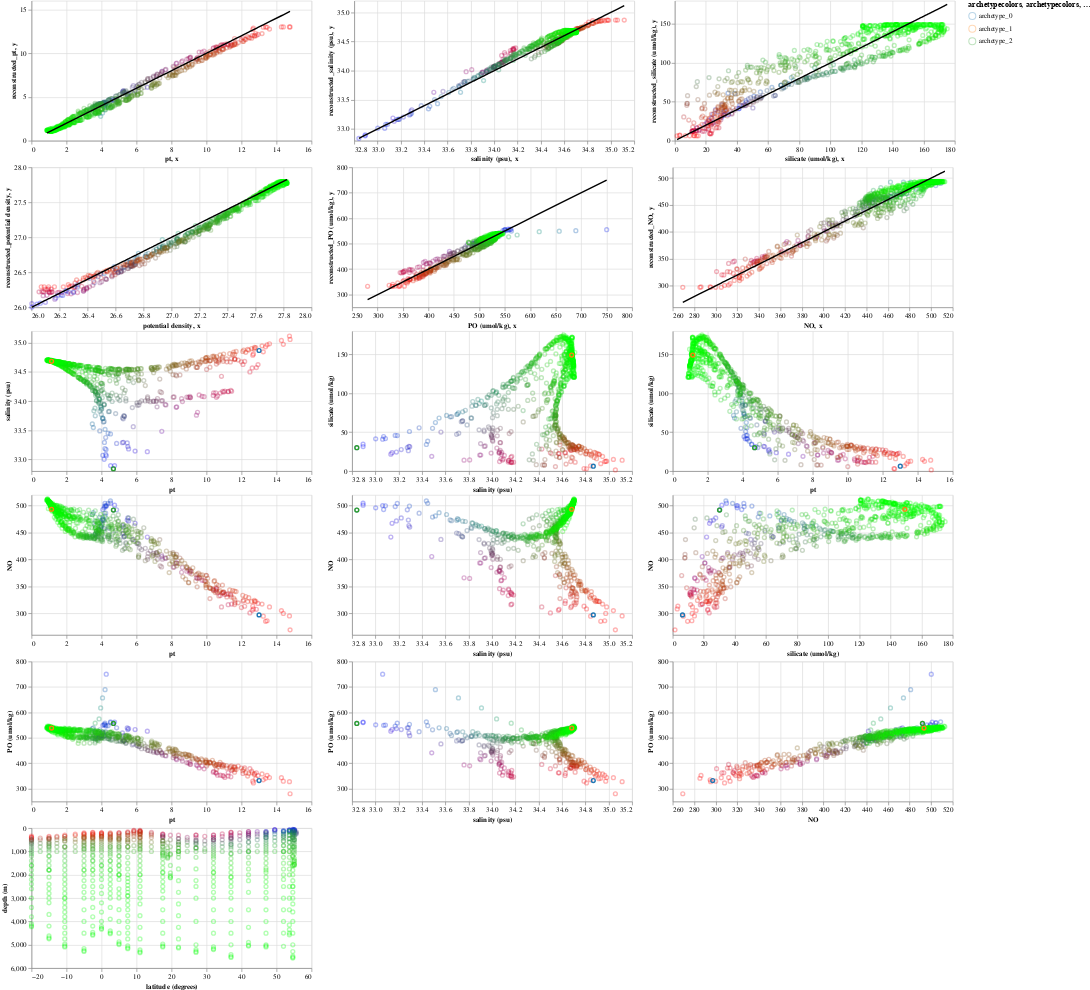

The notebook cell this image was saved under:
### Markdown cell above
View altair interactive visualizations

### Code cell
import altair as alt

OBS_DF = remapnames_df #data frame for observations
ARCHETYPES_DF = archetypes_df #data frame for archetypes
INTERVAL_SELECTION = alt.selection_interval()
CHART_WIDTH=400
CHART_HEIGHT=200
TSNE_HEIGHTFRAC=0.4
TSNE_WIDTHFRAC=0.2
FONTSIZE=10
PADDING_GUESS=45 #additional padding to subtract off


#convenience functions to turn off default altair behaviour of including
# zero in the axis even if no points are at 0
def nozero_xaxis(field_name):
  return alt.X(field_name, scale=alt.Scale(zero=False))

def nozero_yaxis(field_name, domain=None):
  if (domain is None):
    return alt.Y(field_name, scale=alt.Scale(zero=False))
  else:
    return alt.Y(field_name, scale=alt.Scale(zero=False, domain=domain))


#define the color property that will be shared for the scatterplots/legend
color = alt.condition(INTERVAL_SELECTION, 'archetypecolors', alt.value('lightgray'),
                      scale=None)
#color = alt.condition(COMPOSED_SELECTION, 'squared_errors', alt.value('lightgray'))

tooltip_columns = (
    ['latitude (degrees)', 'longitude (degrees)', 'depth (m)']
   +['archetype_'+str(i) for i in range(NUM_ENDMEMBERS)]
   +[prefix+x for x in COLUMNS_TO_COMPARE for prefix in ['', 'reconstructed_']])

#base chart for displaying the observed points
obs_basechart = alt.Chart(OBS_DF).mark_point(opacity=0.3).encode(
  color=color,
  tooltip=tooltip_columns
).properties(width=CHART_WIDTH,
             height=CHART_HEIGHT).add_selection(INTERVAL_SELECTION)

#base chart for displaying the archetypes
archetype_basechart = alt.Chart(ARCHETYPES_DF).mark_point(opacity=1).encode(
    color=alt.Color("archetype", scale=alt.Scale(scheme="category10") ) ).properties(
        width=CHART_WIDTH, height=CHART_HEIGHT)

def create_scatter_obsonly(xaxis, yaxis):
  diagonal_df = pandas.DataFrame({'x': OBS_DF[xaxis], 'y': OBS_DF[xaxis]})
  return (obs_basechart.encode(nozero_xaxis(xaxis), nozero_yaxis(yaxis))
          + alt.Chart(diagonal_df).mark_line().encode(x='x', y='y', color=alt.value('black') ))

def create_scatter(xaxis, yaxis):
  return obs_basechart.encode(nozero_xaxis(xaxis), nozero_yaxis(yaxis)) + archetype_basechart.encode(nozero_xaxis(xaxis), nozero_yaxis(yaxis))
  #return archetype_basechart.encode(nozero_xaxis(xaxis), nozero_yaxis(yaxis))


#compose the whole layout
alt.vconcat(

(create_scatter_obsonly('pt', 'reconstructed_pt')
| create_scatter_obsonly('salinity (psu)', 'reconstructed_salinity (psu)')
| create_scatter_obsonly('silicate (umol/kg)', 'reconstructed_silicate (umol/kg)')),

(create_scatter_obsonly('potential density', 'reconstructed_potential density')
| create_scatter_obsonly('PO (umol/kg)', 'reconstructed_PO (umol/kg)')
| create_scatter_obsonly('NO', 'reconstructed_NO')),

(create_scatter('pt','salinity (psu)')
| create_scatter('salinity (psu)', 'silicate (umol/kg)')
| create_scatter('pt','silicate (umol/kg)')),

(create_scatter('pt','NO')
| create_scatter('salinity (psu)', 'NO')
| create_scatter('silicate (umol/kg)','NO')),
 
(create_scatter('pt','PO (umol/kg)')
| create_scatter('salinity (psu)', 'PO (umol/kg)')
| create_scatter('NO', 'PO (umol/kg)')),

(obs_basechart.encode(nozero_xaxis('latitude (degrees)'),
             nozero_yaxis('depth (m)', domain=(6000, 0))))

).configure_axis(labelFontSize=FONTSIZE,
                 titleFontSize=FONTSIZE).properties(padding=0, spacing=0)
# the padding/spacing doesn't propagate to subcharts propertly

### Figure 1 — Vega-Lite specification as saved in the notebook (floating-point values rounded to 4 significant figures; data arrays with more than 128 entries replaced by an {"elided": "..."} marker saying what was removed)
{"config": {"view": {"continuousWidth": 400, "continuousHeight": 300}, "axis": {"labelFontSize": 10, "titleFontSize": 10}}, "vconcat": [{"hconcat": [{"layer": [{"data": {"name": "data-364d89469cb2de64cd54100d55000ecd"}, "mark": {"type": "point", "opacity": 0.3}, "encoding": {"color": {"condition": {"type": "nominal", "field": "archetypecolors", "scale": null, "selection": "selector014"}, "value": "lightgray"}, "tooltip": [{"type": "quantitative", "field": "latitude (degrees)"}, {"type": "quantitative", "field": "longitude (degrees)"}, {"type": "quantitative", "field": "depth (m)"}, {"type": "quantitative", "field": "archetype_0"}, {"type": "quantitative", "field": "archetype_1"}, {"type": "quantitative", "field": "archetype_2"}, {"type": "quantitative", "field": "pt"}, {"type": "quantitative", "field": "reconstructed_pt"}, {"type": "quantitative", "field": "salinity (psu)"}, {"type": "quantitative", "field": "reconstructed_salinity (psu)"}, {"type": "quantitative", "field": "silicate (umol/kg)"}, {"type": "quantitative", "field": "reconstructed_silicate (umol/kg)"}, {"type": "quantitative", "field": "potential density"}, {"type": "quantitative", "field": "reconstructed_potential density"}, {"type": "quantitative", "field": "PO (umol/kg)"}, {"type": "quantitative", "field": "reconstructed_PO (umol/kg)"}, {"type": "quantitative", "field": "NO"}, {"type": "quantitative", "field": "reconstructed_NO"}], "x": {"type": "quantitative", "field": "pt", "scale": {"zero": false}}, "y": {"type": "quantitative", "field": "reconstructed_pt", "scale": {"zero": false}}}, "height": 200, "selection": {"selector014": {"type": "interval"}}, "width": 400}, {"data": {"name": "data-815f80e93cb2b82ede55594f08cbc0f7"}, "mark": "line", "encoding": {"color": {"value": "black"}, "x": {"type": "quantitative", "field": "x"}, "y": {"type": "quantitative", "field": "y"}}}]}, {"layer": [{"data": {"name": "data-364d89469cb2de64cd54100d55000ecd"}, "mark": {"type": "point", "opacity": 0.3}, "encoding": {"color": {"condition": {"type": "nominal", "field": "archetypecolors", "scale": null, "selection": "selector014"}, "value": "lightgray"}, "tooltip": [{"type": "quantitative", "field": "latitude (degrees)"}, {"type": "quantitative", "field": "longitude (degrees)"}, {"type": "quantitative", "field": "depth (m)"}, {"type": "quantitative", "field": "archetype_0"}, {"type": "quantitative", "field": "archetype_1"}, {"type": "quantitative", "field": "archetype_2"}, {"type": "quantitative", "field": "pt"}, {"type": "quantitative", "field": "reconstructed_pt"}, {"type": "quantitative", "field": "salinity (psu)"}, {"type": "quantitative", "field": "reconstructed_salinity (psu)"}, {"type": "quantitative", "field": "silicate (umol/kg)"}, {"type": "quantitative", "field": "reconstructed_silicate (umol/kg)"}, {"type": "quantitative", "field": "potential density"}, {"type": "quantitative", "field": "reconstructed_potential density"}, {"type": "quantitative", "field": "PO (umol/kg)"}, {"type": "quantitative", "field": "reconstructed_PO (umol/kg)"}, {"type": "quantitative", "field": "NO"}, {"type": "quantitative", "field": "reconstructed_NO"}], "x": {"type": "quantitative", "field": "salinity (psu)", "scale": {"zero": false}}, "y": {"type": "quantitative", "field": "reconstructed_salinity (psu)", "scale": {"zero": false}}}, "height": 200, "selection": {"selector014": {"type": "interval"}}, "width": 400}, {"data": {"name": "data-2e22cb01268594fae621a1c81415c6df"}, "mark": "line", "encoding": {"color": {"value": "black"}, "x": {"type": "quantitative", "field": "x"}, "y": {"type": "quantitative", "field": "y"}}}]}, {"layer": [{"data": {"name": "data-364d89469cb2de64cd54100d55000ecd"}, "mark": {"type": "point", "opacity": 0.3}, "encoding": {"color": {"condition": {"type": "nominal", "field": "archetypecolors", "scale": null, "selection": "selector014"}, "value": "lightgray"}, "tooltip": [{"type": "quantitative", "field": "latitude (degrees)"}, {"type": "quantitative", "field": "longitude (degrees)"}, {"type": "quantitative", "field": "depth (m)"}, {"type": "quantitative", "field": "archetype_0"}, {"type": "quantitative", "field": "archetype_1"}, {"type": "quantitative", "field": "archetype_2"}, {"type": "quantitative", "field": "pt"}, {"type": "quantitative", "field": "reconstructed_pt"}, {"type": "quantitative", "field": "salinity (psu)"}, {"type": "quantitative", "field": "reconstructed_salinity (psu)"}, {"type": "quantitative", "field": "silicate (umol/kg)"}, {"type": "quantitative", "field": "reconstructed_silicate (umol/kg)"}, {"type": "quantitative", "field": "potential density"}, {"type": "quantitative", "field": "reconstructed_potential density"}, {"type": "quantitative", "field": "PO (umol/kg)"}, {"type": "quantitative", "field": "reconstructed_PO (umol/kg)"}, {"type": "quantitative", "field": "NO"}, {"type": "quantitative", "field": "reconstructed_NO"}], "x": {"type": "quantitative", "field": "silicate (umol/kg)", "scale": {"zero": false}}, "y": {"type": "quantitative", "field": "reconstructed_silicate (umol/kg)", "scale": {"zero": false}}}, "height": 200, "selection": {"selector014": {"type": "interval"}}, "width": 400}, {"data": {"name": "data-8d955d2b093a6798688ed195caa0199a"}, "mark": "line", "encoding": {"color": {"value": "black"}, "x": {"type": "quantitative", "field": "x"}, "y": {"type": "quantitative", "field": "y"}}}]}]}, {"hconcat": [{"layer": [{"data": {"name": "data-364d89469cb2de64cd54100d55000ecd"}, "mark": {"type": "point", "opacity": 0.3}, "encoding": {"color": {"condition": {"type": "nominal", "field": "archetypecolors", "scale": null, "selection": "selector014"}, "value": "lightgray"}, "tooltip": [{"type": "quantitative", "field": "latitude (degrees)"}, {"type": "quantitative", "field": "longitude (degrees)"}, {"type": "quantitative", "field": "depth (m)"}, {"type": "quantitative", "field": "archetype_0"}, {"type": "quantitative", "field": "archetype_1"}, {"type": "quantitative", "field": "archetype_2"}, {"type": "quantitative", "field": "pt"}, {"type": "quantitative", "field": "reconstructed_pt"}, {"type": "quantitative", "field": "salinity (psu)"}, {"type": "quantitative", "field": "reconstructed_salinity (psu)"}, {"type": "quantitative", "field": "silicate (umol/kg)"}, {"type": "quantitative", "field": "reconstructed_silicate (umol/kg)"}, {"type": "quantitative", "field": "potential density"}, {"type": "quantitative", "field": "reconstructed_potential density"}, {"type": "quantitative", "field": "PO (umol/kg)"}, {"type": "quantitative", "field": "reconstructed_PO (umol/kg)"}, {"type": "quantitative", "field": "NO"}, {"type": "quantitative", "field": "reconstructed_NO"}], "x": {"type": "quantitative", "field": "potential density", "scale": {"zero": false}}, "y": {"type": "quantitative", "field": "reconstructed_potential density", "scale": {"zero": false}}}, "height": 200, "selection": {"selector014": {"type": "interval"}}, "width": 400}, {"data": {"name": "data-1d4104c3291fb120abc124aac3742438"}, "mark": "line", "encoding": {"color": {"value": "black"}, "x": {"type": "quantitative", "field": "x"}, "y": {"type": "quantitative", "field": "y"}}}]}, {"layer": [{"data": {"name": "data-364d89469cb2de64cd54100d55000ecd"}, "mark": {"type": "point", "opacity": 0.3}, "encoding": {"color": {"condition": {"type": "nominal", "field": "archetypecolors", "scale": null, "selection": "selector014"}, "value": "lightgray"}, "tooltip": [{"type": "quantitative", "field": "latitude (degrees)"}, {"type": "quantitative", "field": "longitude (degrees)"}, {"type": "quantitative", "field": "depth (m)"}, {"type": "quantitative", "field": "archetype_0"}, {"type": "quantitative", "field": "archetype_1"}, {"type": "quantitative", "field": "archetype_2"}, {"type": "quantitative", "field": "pt"}, {"type": "quantitative", "field": "reconstructed_pt"}, {"type": "quantitative", "field": "salinity (psu)"}, {"type": "quantitative", "field": "reconstructed_salinity (psu)"}, {"type": "quantitative", "field": "silicate (umol/kg)"}, {"type": "quantitative", "field": "reconstructed_silicate (umol/kg)"}, {"type": "quantitative", "field": "potential density"}, {"type": "quantitative", "field": "reconstructed_potential density"}, {"type": "quantitative", "field": "PO (umol/kg)"}, {"type": "quantitative", "field": "reconstructed_PO (umol/kg)"}, {"type": "quantitative", "field": "NO"}, {"type": "quantitative", "field": "reconstructed_NO"}], "x": {"type": "quantitative", "field": "PO (umol/kg)", "scale": {"zero": false}}, "y": {"type": "quantitative", "field": "reconstructed_PO (umol/kg)", "scale": {"zero": false}}}, "height": 200, "selection": {"selector014": {"type": "interval"}}, "width": 400}, {"data": {"name": "data-3f6b1f646634edd163f4522246b7ee55"}, "mark": "line", "encoding": {"color": {"value": "black"}, "x": {"type": "quantitative", "field": "x"}, "y": {"type": "quantitative", "field": "y"}}}]}, {"layer": [{"data": {"name": "data-364d89469cb2de64cd54100d55000ecd"}, "mark": {"type": "point", "opacity": 0.3}, "encoding": {"color": {"condition": {"type": "nominal", "field": "archetypecolors", "scale": null, "selection": "selector014"}, "value": "lightgray"}, "tooltip": [{"type": "quantitative", "field": "latitude (degrees)"}, {"type": "quantitative", "field": "longitude (degrees)"}, {"type": "quantitative", "field": "depth (m)"}, {"type": "quantitative", "field": "archetype_0"}, {"type": "quantitative", "field": "archetype_1"}, {"type": "quantitative", "field": "archetype_2"}, {"type": "quantitative", "field": "pt"}, {"type": "quantitative", "field": "reconstructed_pt"}, {"type": "quantitative", "field": "salinity (psu)"}, {"type": "quantitative", "field": "reconstructed_salinity (psu)"}, {"type": "quantitative", "field": "silicate (umol/kg)"}, {"type": "quantitative", "field": "reconstructed_silicate (umol/kg)"}, {"type": "quantitative", "field": "potential density"}, {"type": "quantitative", "field": "reconstructed_potential density"}, {"type": "quantitative", "field": "PO (umol/kg)"}, {"type": "quantitative", "field": "reconstructed_PO (umol/kg)"}, {"type": "quantitative", "field": "NO"}, {"type": "quantitative", "field": "reconstructed_NO"}], "x": {"type": "quantitative", "field": "NO", "scale": {"zero": false}}, "y": {"type": "quantitative", "field": "reconstructed_NO", "scale": {"zero": false}}}, "height": 200, "selection": {"selector014": {"type": "interval"}}, "width": 400}, {"data": {"name": "data-5e9429872a83df780248daa9ef4d7855"}, "mark": "line", "encoding": {"color": {"value": "black"}, "x": {"type": "quantitative", "field": "x"}, "y": {"type": "quantitative", "field": "y"}}}]}]}, {"hconcat": [{"layer": [{"data": {"name": "data-364d89469cb2de64cd54100d55000ecd"}, "mark": {"type": "point", "opacity": 0.3}, "encoding": {"color": {"condition": {"type": "nominal", "field": "archetypecolors", "scale": null, "selection": "selector014"}, "value": "lightgray"}, "tooltip": [{"type": "quantitative", "field": "latitude (degrees)"}, {"type": "quantitative", "field": "longitude (degrees)"}, {"type": "quantitative", "field": "depth (m)"}, {"type": "quantitative", "field": "archetype_0"}, {"type": "quantitative", "field": "archetype_1"}, {"type": "quantitative", "field": "archetype_2"}, {"type": "quantitative", "field": "pt"}, {"type": "quantitative", "field": "reconstructed_pt"}, {"type": "quantitative", "field": "salinity (psu)"}, {"type": "quantitative", "field": "reconstructed_salinity (psu)"}, {"type": "quantitative", "field": "silicate (umol/kg)"}, {"type": "quantitative", "field": "reconstructed_silicate (umol/kg)"}, {"type": "quantitative", "field": "potential density"}, {"type": "quantitative", "field": "reconstructed_potential density"}, {"type": "quantitative", "field": "PO (umol/kg)"}, {"type": "quantitative", "field": "reconstructed_PO (umol/kg)"}, {"type": "quantitative", "field": "NO"}, {"type": "quantitative", "field": "reconstructed_NO"}], "x": {"type": "quantitative", "field": "pt", "scale": {"zero": false}}, "y": {"type": "quantitative", "field": "salinity (psu)", "scale": {"zero": false}}}, "height": 200, "selection": {"selector014": {"type": "interval"}}, "width": 400}, {"data": {"name": "data-aac3fa15a04721864cefc2298b150d60"}, "mark": {"type": "point", "opacity": 1}, "encoding": {"color": {"type": "nominal", "field": "archetype", "scale": {"scheme": "category10"}}, "x": {"type": "quantitative", "field": "pt", "scale": {"zero": false}}, "y": {"type": "quantitative", "field": "salinity (psu)", "scale": {"zero": false}}}, "height": 200, "width": 400}]}, {"layer": [{"data": {"name": "data-364d89469cb2de64cd54100d55000ecd"}, "mark": {"type": "point", "opacity": 0.3}, "encoding": {"color": {"condition": {"type": "nominal", "field": "archetypecolors", "scale": null, "selection": "selector014"}, "value": "lightgray"}, "tooltip": [{"type": "quantitative", "field": "latitude (degrees)"}, {"type": "quantitative", "field": "longitude (degrees)"}, {"type": "quantitative", "field": "depth (m)"}, {"type": "quantitative", "field": "archetype_0"}, {"type": "quantitative", "field": "archetype_1"}, {"type": "quantitative", "field": "archetype_2"}, {"type": "quantitative", "field": "pt"}, {"type": "quantitative", "field": "reconstructed_pt"}, {"type": "quantitative", "field": "salinity (psu)"}, {"type": "quantitative", "field": "reconstructed_salinity (psu)"}, {"type": "quantitative", "field": "silicate (umol/kg)"}, {"type": "quantitative", "field": "reconstructed_silicate (umol/kg)"}, {"type": "quantitative", "field": "potential density"}, {"type": "quantitative", "field": "reconstructed_potential density"}, {"type": "quantitative", "field": "PO (umol/kg)"}, {"type": "quantitative", "field": "reconstructed_PO (umol/kg)"}, {"type": "quantitative", "field": "NO"}, {"type": "quantitative", "field": "reconstructed_NO"}], "x": {"type": "quantitative", "field": "salinity (psu)", "scale": {"zero": false}}, "y": {"type": "quantitative", "field": "silicate (umol/kg)", "scale": {"zero": false}}}, "height": 200, "selection": {"selector014": {"type": "interval"}}, "width": 400}, {"data": {"name": "data-aac3fa15a04721864cefc2298b150d60"}, "mark": {"type": "point", "opacity": 1}, "encoding": {"color": {"type": "nominal", "field": "archetype", "scale": {"scheme": "category10"}}, "x": {"type": "quantitative", "field": "salinity (psu)", "scale": {"zero": false}}, "y": {"type": "quantitative", "field": "silicate (umol/kg)", "scale": {"zero": false}}}, "height": 200, "width": 400}]}, {"layer": [{"data": {"name": "data-364d89469cb2de64cd54100d55000ecd"}, "mark": {"type": "point", "opacity": 0.3}, "encoding": {"color": {"condition": {"type": "nominal", "field": "archetypecolors", "scale": null, "selection": "selector014"}, "value": "lightgray"}, "tooltip": [{"type": "quantitative", "field": "latitude (degrees)"}, {"type": "quantitative", "field": "longitude (degrees)"}, {"type": "quantitative", "field": "depth (m)"}, {"type": "quantitative", "field": "archetype_0"}, {"type": "quantitative", "field": "archetype_1"}, {"type": "quantitative", "field": "archetype_2"}, {"type": "quantitative", "field": "pt"}, {"type": "quantitative", "field": "reconstructed_pt"}, {"type": "quantitative", "field": "salinity (psu)"}, {"type": "quantitative", "field": "reconstructed_salinity (psu)"}, {"type": "quantitative", "field": "silicate (umol/kg)"}, {"type": "quantitative", "field": "reconstructed_silicate (umol/kg)"}, {"type": "quantitative", "field": "potential density"}, {"type": "quantitative", "field": "reconstructed_potential density"}, {"type": "quantitative", "field": "PO (umol/kg)"}, {"type": "quantitative", "field": "reconstructed_PO (umol/kg)"}, {"type": "quantitative", "field": "NO"}, {"type": "quantitative", "field": "reconstructed_NO"}], "x": {"type": "quantitative", "field": "pt", "scale": {"zero": false}}, "y": {"type": "quantitative", "field": "silicate (umol/kg)", "scale": {"zero": false}}}, "height": 200, "selection": {"selector014": {"type": "interval"}}, "width": 400}, {"data": {"name": "data-aac3fa15a04721864cefc2298b150d60"}, "mark": {"type": "point", "opacity": 1}, "encoding": {"color": {"type": "nominal", "field": "archetype", "scale": {"scheme": "category10"}}, "x": {"type": "quantitative", "field": "pt", "scale": {"zero": false}}, "y": {"type": "quantitative", "field": "silicate (umol/kg)", "scale": {"zero": false}}}, "height": 200, "width": 400}]}]}, {"hconcat": [{"layer": [{"data": {"name": "data-364d89469cb2de64cd54100d55000ecd"}, "mark": {"type": "point", "opacity": 0.3}, "encoding": {"color": {"condition": {"type": "nominal", "field": "archetypecolors", "scale": null, "selection": "selector014"}, "value": "lightgray"}, "tooltip": [{"type": "quantitative", "field": "latitude (degrees)"}, {"type": "quantitative", "field": "longitude (degrees)"}, {"type": "quantitative", "field": "depth (m)"}, {"type": "quantitative", "field": "archetype_0"}, {"type": "quantitative", "field": "archetype_1"}, {"type": "quantitative", "field": "archetype_2"}, {"type": "quantitative", "field": "pt"}, {"type": "quantitative", "field": "reconstructed_pt"}, {"type": "quantitative", "field": "salinity (psu)"}, {"type": "quantitative", "field": "reconstructed_salinity (psu)"}, {"type": "quantitative", "field": "silicate (umol/kg)"}, {"type": "quantitative", "field": "reconstructed_silicate (umol/kg)"}, {"type": "quantitative", "field": "potential density"}, {"type": "quantitative", "field": "reconstructed_potential density"}, {"type": "quantitative", "field": "PO (umol/kg)"}, {"type": "quantitative", "field": "reconstructed_PO (umol/kg)"}, {"type": "quantitative", "field": "NO"}, {"type": "quantitative", "field": "reconstructed_NO"}], "x": {"type": "quantitative", "field": "pt", "scale": {"zero": false}}, "y": {"type": "quantitative", "field": "NO", "scale": {"zero": false}}}, "height": 200, "selection": {"selector014": {"type": "interval"}}, "width": 400}, {"data": {"name": "data-aac3fa15a04721864cefc2298b150d60"}, "mark": {"type": "point", "opacity": 1}, "encoding": {"color": {"type": "nominal", "field": "archetype", "scale": {"scheme": "category10"}}, "x": {"type": "quantitative", "field": "pt", "scale": {"zero": false}}, "y": {"type": "quantitative", "field": "NO", "scale": {"zero": false}}}, "height": 200, "width": 400}]}, {"layer": [{"data": {"name": "data-364d89469cb2de64cd54100d55000ecd"}, "mark": {"type": "point", "opacity": 0.3}, "encoding": {"color": {"condition": {"type": "nominal", "field": "archetypecolors", "scale": null, "selection": "selector014"}, "value": "lightgray"}, "tooltip": [{"type": "quantitative", "field": "latitude (degrees)"}, {"type": "quantitative", "field": "longitude (degrees)"}, {"type": "quantitative", "field": "depth (m)"}, {"type": "quantitative", "field": "archetype_0"}, {"type": "quantitative", "field": "archetype_1"}, {"type": "quantitative", "field": "archetype_2"}, {"type": "quantitative", "field": "pt"}, {"type": "quantitative", "field": "reconstructed_pt"}, {"type": "quantitative", "field": "salinity (psu)"}, {"type": "quantitative", "field": "reconstructed_salinity (psu)"}, {"type": "quantitative", "field": "silicate (umol/kg)"}, {"type": "quantitative", "field": "reconstructed_silicate (umol/kg)"}, {"type": "quantitative", "field": "potential density"}, {"type": "quantitative", "field": "reconstructed_potential density"}, {"type": "quantitative", "field": "PO (umol/kg)"}, {"type": "quantitative", "field": "reconstructed_PO (umol/kg)"}, {"type": "quantitative", "field": "NO"}, {"type": "quantitative", "field": "reconstructed_NO"}], "x": {"type": "quantitative", "field": "salinity (psu)", "scale": {"zero": false}}, "y": {"type": "quantitative", "field": "NO", "scale": {"zero": false}}}, "height": 200, "selection": {"selector014": {"type": "interval"}}, "width": 400}, {"data": {"name": "data-aac3fa15a04721864cefc2298b150d60"}, "mark": {"type": "point", "opacity": 1}, "encoding": {"color": {"type": "nominal", "field": "archetype", "scale": {"scheme": "category10"}}, "x": {"type": "quantitative", "field": "salinity (psu)", "scale": {"zero": false}}, "y": {"type": "quantitative", "field": "NO", "scale": {"zero": false}}}, "height": 200, "width": 400}]}, {"layer": [{"data": {"name": "data-364d89469cb2de64cd54100d55000ecd"}, "mark": {"type": "point", "opacity": 0.3}, "encoding": {"color": {"condition": {"type": "nominal", "field": "archetypecolors", "scale": null, "selection": "selector014"}, "value": "lightgray"}, "tooltip": [{"type": "quantitative", "field": "latitude (degrees)"}, {"type": "quantitative", "field": "longitude (degrees)"}, {"type": "quantitative", "field": "depth (m)"}, {"type": "quantitative", "field": "archetype_0"}, {"type": "quantitative", "field": "archetype_1"}, {"type": "quantitative", "field": "archetype_2"}, {"type": "quantitative", "field": "pt"}, {"type": "quantitative", "field": "reconstructed_pt"}, {"type": "quantitative", "field": "salinity (psu)"}, {"type": "quantitative", "field": "reconstructed_salinity (psu)"}, {"type": "quantitative", "field": "silicate (umol/kg)"}, {"type": "quantitative", "field": "reconstructed_silicate (umol/kg)"}, {"type": "quantitative", "field": "potential density"}, {"type": "quantitative", "field": "reconstructed_potential density"}, {"type": "quantitative", "field": "PO (umol/kg)"}, {"type": "quantitative", "field": "reconstructed_PO (umol/kg)"}, {"type": "quantitative", "field": "NO"}, {"type": "quantitative", "field": "reconstructed_NO"}], "x": {"type": "quantitative", "field": "silicate (umol/kg)", "scale": {"zero": false}}, "y": {"type": "quantitative", "field": "NO", "scale": {"zero": false}}}, "height": 200, "selection": {"selector014": {"type": "interval"}}, "width": 400}, {"data": {"name": "data-aac3fa15a04721864cefc2298b150d60"}, "mark": {"type": "point", "opacity": 1}, "encoding": {"color": {"type": "nominal", "field": "archetype", "scale": {"scheme": "category10"}}, "x": {"type": "quantitative", "field": "silicate (umol/kg)", "scale": {"zero": false}}, "y": {"type": "quantitative", "field": "NO", "scale": {"zero": false}}}, "height": 200, "width": 400}]}]}, {"hconcat": [{"layer": [{"data": {"name": "data-364d89469cb2de64cd54100d55000ecd"}, "mark": {"type": "point", "opacity": 0.3}, "encoding": {"color": {"condition": {"type": "nominal", "field": "archetypecolors", "scale": null, "selection": "selector014"}, "value": "lightgray"}, "tooltip": [{"type": "quantitative", "field": "latitude (degrees)"}, {"type": "quantitative", "field": "longitude (degrees)"}, {"type": "quantitative", "field": "depth (m)"}, {"type": "quantitative", "field": "archetype_0"}, {"type": "quantitative", "field": "archetype_1"}, {"type": "quantitative", "field": "archetype_2"}, {"type": "quantitative", "field": "pt"}, {"type": "quantitative", "field": "reconstructed_pt"}, {"type": "quantitative", "field": "salinity (psu)"}, {"type": "quantitative", "field": "reconstructed_salinity (psu)"}, {"type": "quantitative", "field": "silicate (umol/kg)"}, {"type": "quantitative", "field": "reconstructed_silicate (umol/kg)"}, {"type": "quantitative", "field": "potential density"}, {"type": "quantitative", "field": "reconstructed_potential density"}, {"type": "quantitative", "field": "PO (umol/kg)"}, {"type": "quantitative", "field": "reconstructed_PO (umol/kg)"}, {"type": "quantitative", "field": "NO"}, {"type": "quantitative", "field": "reconstructed_NO"}], "x": {"type": "quantitative", "field": "pt", "scale": {"zero": false}}, "y": {"type": "quantitative", "field": "PO (umol/kg)", "scale": {"zero": false}}}, "height": 200, "selection": {"selector014": {"type": "interval"}}, "width": 400}, {"data": {"name": "data-aac3fa15a04721864cefc2298b150d60"}, "mark": {"type": "point", "opacity": 1}, "encoding": {"color": {"type": "nominal", "field": "archetype", "scale": {"scheme": "category10"}}, "x": {"type": "quantitative", "field": "pt", "scale": {"zero": false}}, "y": {"type": "quantitative", "field": "PO (umol/kg)", "scale": {"zero": false}}}, "height": 200, "width": 400}]}, {"layer": [{"data": {"name": "data-364d89469cb2de64cd54100d55000ecd"}, "mark": {"type": "point", "opacity": 0.3}, "encoding": {"color": {"condition": {"type": "nominal", "field": "archetypecolors", "scale": null, "selection": "selector014"}, "value": "lightgray"}, "tooltip": [{"type": "quantitative", "field": "latitude (degrees)"}, {"type": "quantitative", "field": "longitude (degrees)"}, {"type": "quantitative", "field": "depth (m)"}, {"type": "quantitative", "field": "archetype_0"}, {"type": "quantitative", "field": "archetype_1"}, {"type": "quantitative", "field": "archetype_2"}, {"type": "quantitative", "field": "pt"}, {"type": "quantitative", "field": "reconstructed_pt"}, {"type": "quantitative", "field": "salinity (psu)"}, {"type": "quantitative", "field": "reconstructed_salinity (psu)"}, {"type": "quantitative", "field": "silicate (umol/kg)"}, {"type": "quantitative", "field": "reconstructed_silicate (umol/kg)"}, {"type": "quantitative", "field": "potential density"}, {"type": "quantitative", "field": "reconstructed_potential density"}, {"type": "quantitative", "field": "PO (umol/kg)"}, {"type": "quantitative", "field": "reconstructed_PO (umol/kg)"}, {"type": "quantitative", "field": "NO"}, {"type": "quantitative", "field": "reconstructed_NO"}], "x": {"type": "quantitative", "field": "salinity (psu)", "scale": {"zero": false}}, "y": {"type": "quantitative", "field": "PO (umol/kg)", "scale": {"zero": false}}}, "height": 200, "selection": {"selector014": {"type": "interval"}}, "width": 400}, {"data": {"name": "data-aac3fa15a04721864cefc2298b150d60"}, "mark": {"type": "point", "opacity": 1}, "encoding": {"color": {"type": "nominal", "field": "archetype", "scale": {"scheme": "category10"}}, "x": {"type": "quantitative", "field": "salinity (psu)", "scale": {"zero": false}}, "y": {"type": "quantitative", "field": "PO (umol/kg)", "scale": {"zero": false}}}, "height": 200, "width": 400}]}, {"layer": [{"data": {"name": "data-364d89469cb2de64cd54100d55000ecd"}, "mark": {"type": "point", "opacity": 0.3}, "encoding": {"color": {"condition": {"type": "nominal", "field": "archetypecolors", "scale": null, "selection": "selector014"}, "value": "lightgray"}, "tooltip": [{"type": "quantitative", "field": "latitude (degrees)"}, {"type": "quantitative", "field": "longitude (degrees)"}, {"type": "quantitative", "field": "depth (m)"}, {"type": "quantitative", "field": "archetype_0"}, {"type": "quantitative", "field": "archetype_1"}, {"type": "quantitative", "field": "archetype_2"}, {"type": "quantitative", "field": "pt"}, {"type": "quantitative", "field": "reconstructed_pt"}, {"type": "quantitative", "field": "salinity (psu)"}, {"type": "quantitative", "field": "reconstructed_salinity (psu)"}, {"type": "quantitative", "field": "silicate (umol/kg)"}, {"type": "quantitative", "field": "reconstructed_silicate (umol/kg)"}, {"type": "quantitative", "field": "potential density"}, {"type": "quantitative", "field": "reconstructed_potential density"}, {"type": "quantitative", "field": "PO (umol/kg)"}, {"type": "quantitative", "field": "reconstructed_PO (umol/kg)"}, {"type": "quantitative", "field": "NO"}, {"type": "quantitative", "field": "reconstructed_NO"}], "x": {"type": "quantitative", "field": "NO", "scale": {"zero": false}}, "y": {"type": "quantitative", "field": "PO (umol/kg)", "scale": {"zero": false}}}, "height": 200, "selection": {"selector014": {"type": "interval"}}, "width": 400}, {"data": {"name": "data-aac3fa15a04721864cefc2298b150d60"}, "mark": {"type": "point", "opacity": 1}, "encoding": {"color": {"type": "nominal", "field": "archetype", "scale": {"scheme": "category10"}}, "x": {"type": "quantitative", "field": "NO", "scale": {"zero": false}}, "y": {"type": "quantitative", "field": "PO (umol/kg)", "scale": {"zero": false}}}, "height": 200, "width": 400}]}]}, {"data": {"name": "data-364d89469cb2de64cd54100d55000ecd"}, "mark": {"type": "point", "opacity": 0.3}, "encoding": {"color": {"condition": {"type": "nominal", "field": "archetypecolors", "scale": null, "selection": "selector014"}, "value": "lightgray"}, "tooltip": [{"type": "quantitative", "field": "latitude (degrees)"}, {"type": "quantitative", "field": "longitude (degrees)"}, {"type": "quantitative", "field": "depth (m)"}, {"type": "quantitative", "field": "archetype_0"}, {"type": "quantitative", "field": "archetype_1"}, {"type": "quantitative", "field": "archetype_2"}, {"type": "quantitative", "field": "pt"}, {"type": "quantitative", "field": "reconstructed_pt"}, {"type": "quantitative", "field": "salinity (psu)"}, {"type": "quantitative", "field": "reconstructed_salinity (psu)"}, {"type": "quantitative", "field": "silicate (umol/kg)"}, {"type": "quantitative", "field": "reconstructed_silicate (umol/kg)"}, {"type": "quantitative", "field": "potential density"}, {"type": "quantitative", "field": "reconstructed_potential density"}, {"type": "quantitative", "field": "PO (umol/kg)"}, {"type": "quantitative", "field": "reconstructed_PO (umol/kg)"}, {"type": "quantitative", "field": "NO"}, {"type": "quantitative", "field": "reconstructed_NO"}], "x": {"type": "quantitative", "field": "latitude (degrees)", "scale": {"zero": false}}, "y": {"type": "quantitative", "field": "depth (m)", "scale": {"domain": [6000, 0], "zero": false}}}, "height": 200, "selection": {"selector014": {"type": "interval"}}, "width": 400}], "padding": 0, "spacing": 0, "$schema": "https://vega.github.io/schema/vega-lite/v4.8.1.json", "datasets": {"data-364d89469cb2de64cd54100d55000ecd": {"elided": "761 records"}, "data-815f80e93cb2b82ede55594f08cbc0f7": {"elided": "761 records"}, "data-2e22cb01268594fae621a1c81415c6df": {"elided": "761 records"}, "data-8d955d2b093a6798688ed195caa0199a": {"elided": "761 records"}, "data-1d4104c3291fb120abc124aac3742438": {"elided": "761 records"}, "data-3f6b1f646634edd163f4522246b7ee55": {"elided": "761 records"}, "data-5e9429872a83df780248daa9ef4d7855": {"elided": "761 records"}, "data-aac3fa15a04721864cefc2298b150d60": [{"pt": 13.0, "salinity (psu)": 34.87, "silicate (umol/kg)": 6.294, "potential density": 26.29, "PO (umol/kg)": 332.4, "NO": 297.1, "archetype": "archetype_0"}, {"pt": 1.146, "salinity (psu)": 34.68, "silicate (umol/kg)": 149.2, "potential density": 27.8, "PO (umol/kg)": 538.5, "NO": 493.3, "archetype": "archetype_1"}, {"pt": 4.681, "salinity (psu)": 32.84, "silicate (umol/kg)": 30.11, "potential density": 26.0, "PO (umol/kg)": 556.7, "NO": 491.9, "archetype": "archetype_2"}]}}
